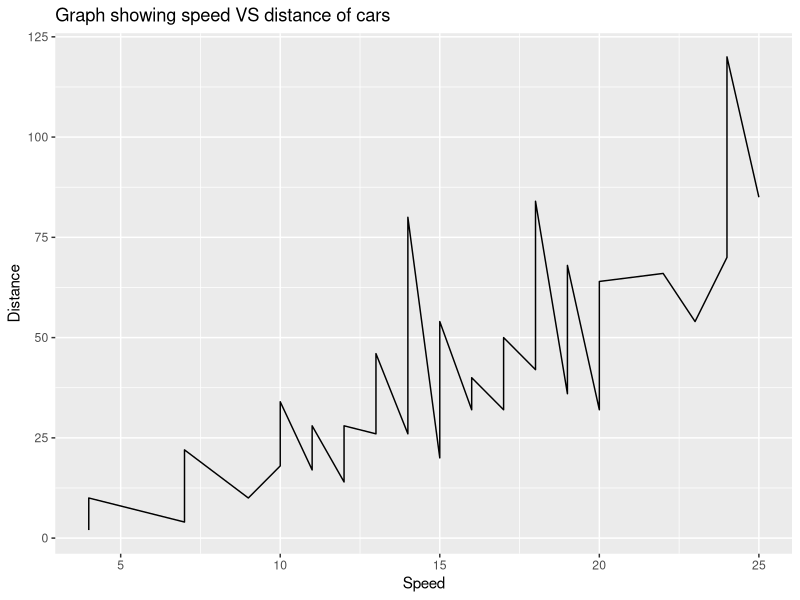

Write the R code that produced this figure.
## ---- chunk 1
knitr::opts_chunk$set(echo = TRUE)
library(ggplot2)
## ---- chunk 2
summary(cars)
## ---- chunk 3
ggplot(data = cars, mapping = aes(x = speed, y = dist)) + 
  geom_line() +
labs(title = "Graph showing speed VS distance of cars",
     x="Speed",
     y="Distance")
